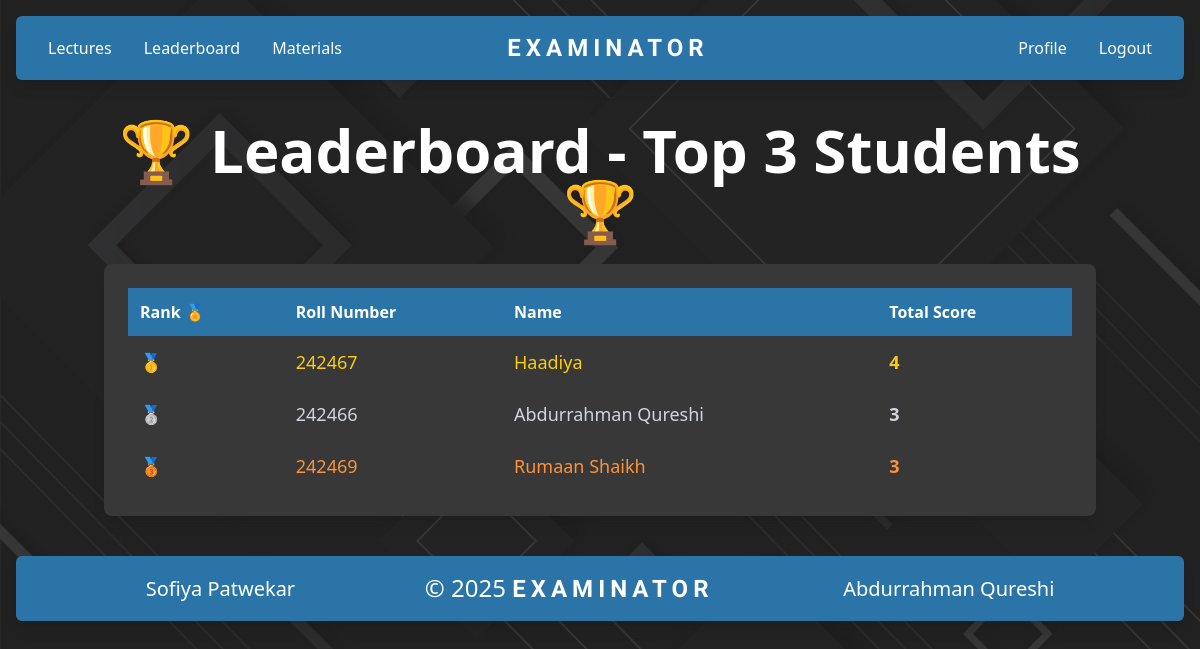
Page /leaderboards (signed in) on the committed database.
### tables this page shows
CREATE TABLE students (
    student_id TEXT,
    student_name TEXT,
    student_email TEXT,
    student_password TEXT,
    student_roll_no TEXT,
    student_phone TEXT,
    student_gender TEXT,
    student_semester TEXT,
    student_dob TEXT,
    student_branch TEXT
);

### app.py (the view)
@app.route('/leaderboards')
def leaderboard():
    if 'student_branch' not in session or 'student_semester' not in session:
        flash("You need to log in first!", "error")
        return redirect(url_for("log_in"))
    cursor.execute(
        """
        SELECT students.student_name, students.student_roll_no, SUM(results.score) as total_score
        FROM results
        JOIN students ON results.roll_no = students.student_roll_no
        WHERE results.course_branch = ? AND results.course_semester = ?
        GROUP BY students.student_name, students.student_roll_no
        HAVING total_score > 0
        ORDER BY total_score DESC
        LIMIT 3
        """
    , (session["student_branch"] or session["course_branch"], session["student_semester"] or session["course_semester"])
    )
    top_students = cursor.fetchall()
    if not top_students:
        flash("No leaderboard data available yet.", "info")
    print(top_students)
    return render_template('leaderboards.html', top_students=top_students)

### templates/leaderboards.html (shortened to what this page needs)
{% extends 'layouts/main_layout.html' %}  {% block content %}
<div class="container mx-auto px-4 py-6 text-white">
    {% if top_students %}
    <h2 class="text-6xl font-bold text-center mb-6">
        🏆 Leaderboard - Top 3 Students 🏆
    </h2>
    <div class="max-w-5xl mx-auto bg-tertiary p-6 rounded-lg shadow-lg">
        <table class="w-full text-left rounded-lg border-collapse">
            <thead class="rounded-lg">
                <tr class="bg-primary rounded-lg">
                    <th class="p-3">Rank 🏅</th>
                    <th class="p-3">Roll Number</th>
                    <th class="p-3">Name</th>
                    <th class="p-3">Total Score</th>
                </tr>
            </thead>
            <tbody>
                {% for student in top_students %}
                <tr
                    class="text-lg {% if loop.index == 1 %} text-yellow-400 {% elif loop.index == 2 %} text-gray-300 {% elif loop.index == 3 %} text-orange-400 {% endif %}"
                >
                    <td class="p-3 font-bold">
                        {% if loop.index == 1 %}🥇{% elif loop.index == 2 %}🥈{%
                        elif loop.index == 3 %}🥉{% else %}{{ loop.index }}{%
                        endif %}
                    </td>
                    <td class="p-3">{{ student[1] }}</td>
                    <td class="p-3">{{ student[0] }}</td>
                    <td class="p-3 font-semibold">{{ student[2] }}</td>
                </tr>
                {% endfor %}
            </tbody>
        </table>
    </div>
    {% endif %}
</div>
{% endblock %}

### static/styles.css (style rules this page uses)
:root { --primary: #2b74a8; --secondary: #222222; --tertiary: #383838; }
body { background-color: #222222; }

### rows in the picture
students: student_roll_no "242467", student_name "Haadiya", student "4"
students: student_roll_no "242466", student_name "Abdurrahman Qureshi", student "3"
students: student_roll_no "242469", student_name "Rumaan Shaikh", student "3"
